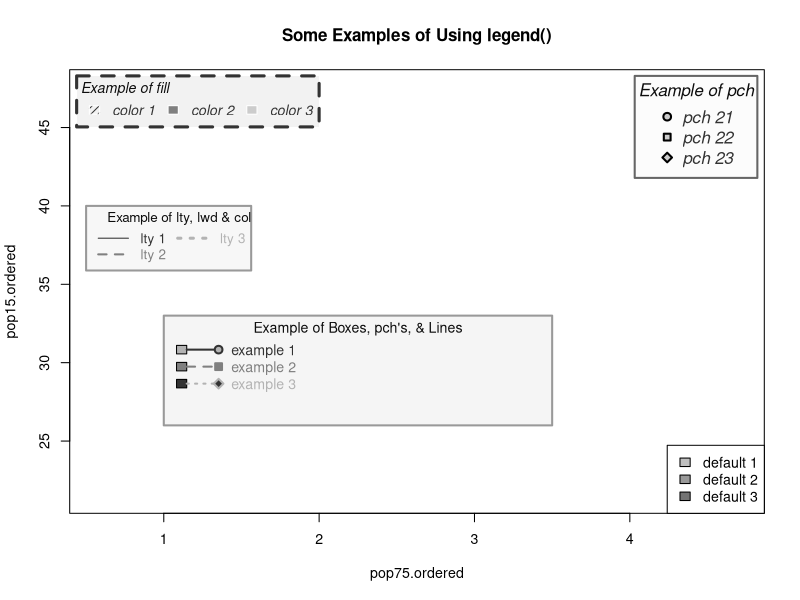

Recreate this plot in R.
par( cex=0.85  )

ord = order( 
  LifeCycleSavings$pop75 
)
pop75.ordered = LifeCycleSavings$pop75[ ord ]
pop15.ordered = LifeCycleSavings$pop15[ ord ]

plot( 
  pop75.ordered, 
  pop15.ordered, 
  type="n", 
  main="Some Examples of Using legend()" 
  )
legend( 
  "topleft", 
  legend=paste( "color", 1:3 ), 
  fill=grey( 
    c( 0.2, 0.5, 0.8 ) 
    ), 
  border=0, 
  density=c( 20, NA, NA ), 
  bg="grey95", 
  box.lwd=3,
  box.lty="dashed", 
  box.col="grey20", 
  text.col="grey20", 
  text.font=3,
  horiz=TRUE, 
  title=" Example of fill", 
  title.col="grey5", 
  title.adj=0, 
  inset=c( 0.01, 0.014 )
  )
legend(
  "topright", 
  legend=paste("pch", 21:23 ), 
  pch=21:23, 
  pt.bg="grey80", 
  cex=1.2, 
  pt.cex=1.2, 
  pt.lwd=2, 
  bg="grey99", 
  box.lwd=2, 
  box.col="grey40", 
  text.col="grey20", 
  text.font=3, 
  title="Example of pch", 
  title.col="grey5", 
  title.adj=0.5, 
  inset=c( 0.01, 0.014 )  
  )
legend( 
  0.5, 
  40, 
  legend=paste("lty", 1:3 ), 
  col=grey( 
    c( 0.2, 0.5, 0.7 ) 
    ), 
  lty=1:3, 
  lwd=1:3,  
  bg="grey97", 
  box.lwd=2, 
  box.col="grey60", 
  cex=0.95, 
  text.col=grey( 
    c( 0.2, 0.5, 0.7 ) 
    ), 
  text.font=1, 
  ncol=2, 
  title="Example of lty, lwd & col", 
  title.col="grey5", 
  title.adj=1, 
  seg.len=2.5 
  )
legend( 
  c( 1, 3.5 ), 
  c( 26, 33 ), 
  legend=paste("example", 1:3 ), 
  fill=grey( 
    c( 0.7, 0.5, 0.2 ) 
    ), 
  col=grey( 
    c( 0.2, 0.5, 0.7 ) 
    ), 
  lty=1:3, 
  lwd=2, 
  pch=21:23, 
  bg="grey96", 
  box.lwd=2, 
  box.col="grey60", 
  pt.bg=grey( 
    c( 0.7, 0.5, 0.2 ) 
    ), 
  pt.cex=1.2, 
  text.col=grey( 
    c( 0.2, 0.5, 0.7 ) 
    ), 
  text.font=1, 
  merge=FALSE, 
  title="Example of Boxes, pch's, & Lines", 
  title.col="grey5", 
  seg.len=2.5 
  )
legend( 
  "bottomr", 
  legend=paste( "default", 1:3 ), 
  fill=paste0( "grey", c( 75, 60, 45 ) ) 
  )

par( cex=1 )
